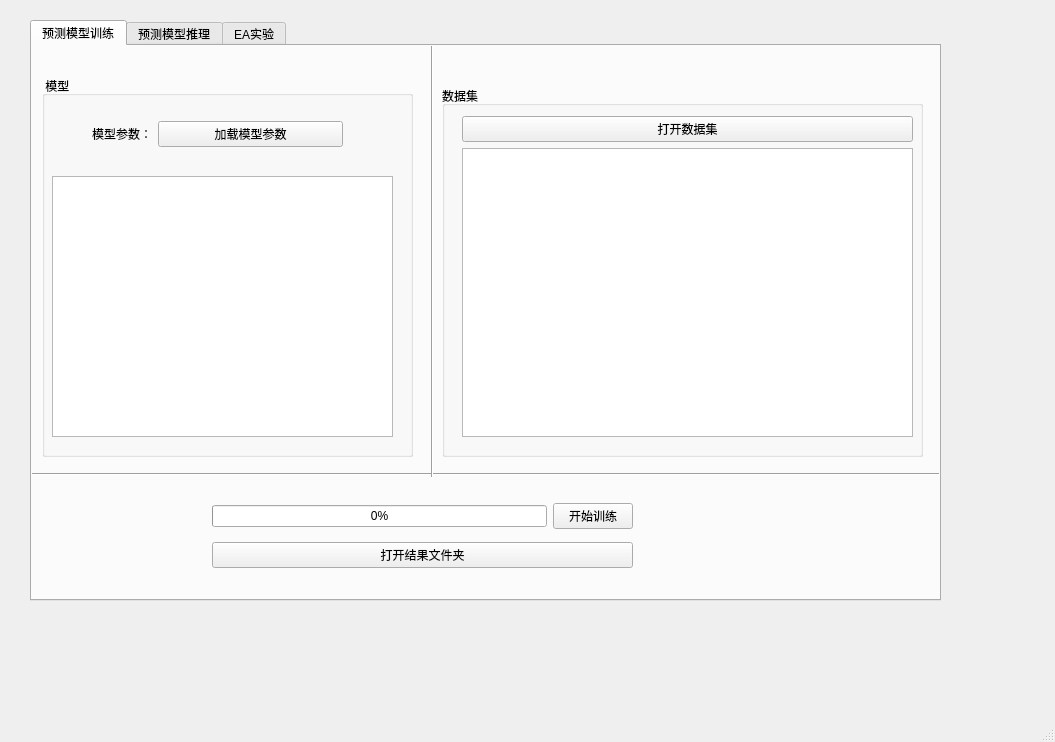
<?xml version="1.0" encoding="UTF-8"?>
<ui version="4.0">
 <class>MainWindow</class>
 <widget class="QMainWindow" name="MainWindow">
  <property name="geometry">
   <rect>
    <x>0</x>
    <y>0</y>
    <width>1055</width>
    <height>742</height>
   </rect>
  </property>
  <property name="windowTitle">
   <string>综合实验平台</string>
  </property>
  <widget class="QWidget" name="centralwidget">
   <widget class="QTabWidget" name="tab">
    <property name="geometry">
     <rect>
      <x>30</x>
      <y>20</y>
      <width>911</width>
      <height>581</height>
     </rect>
    </property>
    <property name="sizePolicy">
     <sizepolicy hsizetype="Fixed" vsizetype="Expanding">
      <horstretch>0</horstretch>
      <verstretch>0</verstretch>
     </sizepolicy>
    </property>
    <property name="currentIndex">
     <number>0</number>
    </property>
    <widget class="QWidget" name="prediction_train">
     <attribute name="title">
      <string>预测模型训练</string>
     </attribute>
     <widget class="QGroupBox" name="groupBox">
      <property name="geometry">
       <rect>
        <x>10</x>
        <y>30</y>
        <width>371</width>
        <height>381</height>
       </rect>
      </property>
      <property name="title">
       <string> 模型</string>
      </property>
      <widget class="QTableView" name="config_table">
       <property name="geometry">
        <rect>
         <x>10</x>
         <y>100</y>
         <width>341</width>
         <height>261</height>
        </rect>
       </property>
       <property name="sizePolicy">
        <sizepolicy hsizetype="MinimumExpanding" vsizetype="Expanding">
         <horstretch>0</horstretch>
         <verstretch>0</verstretch>
        </sizepolicy>
       </property>
       <property name="alternatingRowColors">
        <bool>true</bool>
       </property>
       <attribute name="horizontalHeaderStretchLastSection">
        <bool>true</bool>
       </attribute>
      </widget>
      <widget class="QWidget" name="layoutWidget">
       <property name="geometry">
        <rect>
         <x>50</x>
         <y>20</y>
         <width>251</width>
         <height>76</height>
        </rect>
       </property>
       <layout class="QGridLayout" name="gridLayout">
        <item row="0" column="0">
         <widget class="QLabel" name="conf_hint">
          <property name="sizePolicy">
           <sizepolicy hsizetype="Maximum" vsizetype="Preferred">
            <horstretch>0</horstretch>
            <verstretch>0</verstretch>
           </sizepolicy>
          </property>
          <property name="text">
           <string>模型参数：</string>
          </property>
         </widget>
        </item>
        <item row="0" column="1">
         <widget class="QPushButton" name="prediction_config_btn">
          <property name="text">
           <string>加载模型参数</string>
          </property>
         </widget>
        </item>
       </layout>
      </widget>
     </widget>
     <widget class="QGroupBox" name="groupBox_2">
      <property name="geometry">
       <rect>
        <x>410</x>
        <y>40</y>
        <width>481</width>
        <height>371</height>
       </rect>
      </property>
      <property name="title">
       <string>数据集</string>
      </property>
      <widget class="QWidget" name="layoutWidget">
       <property name="geometry">
        <rect>
         <x>20</x>
         <y>30</y>
         <width>451</width>
         <height>321</height>
        </rect>
       </property>
       <layout class="QVBoxLayout" name="verticalLayout">
        <item>
         <widget class="QPushButton" name="open_dataset_btn">
          <property name="text">
           <string>打开数据集</string>
          </property>
         </widget>
        </item>
        <item>
         <widget class="QTableView" name="dataset_table">
          <property name="gridStyle">
           <enum>Qt::SolidLine</enum>
          </property>
          <attribute name="horizontalHeaderStretchLastSection">
           <bool>true</bool>
          </attribute>
          <attribute name="verticalHeaderMinimumSectionSize">
           <number>28</number>
          </attribute>
         </widget>
        </item>
       </layout>
      </widget>
     </widget>
     <widget class="Line" name="line">
      <property name="geometry">
       <rect>
        <x>-20</x>
        <y>420</y>
        <width>931</width>
        <height>16</height>
       </rect>
      </property>
      <property name="orientation">
       <enum>Qt::Horizontal</enum>
      </property>
     </widget>
     <widget class="Line" name="line_2">
      <property name="geometry">
       <rect>
        <x>390</x>
        <y>-10</y>
        <width>20</width>
        <height>441</height>
       </rect>
      </property>
      <property name="orientation">
       <enum>Qt::Vertical</enum>
      </property>
     </widget>
     <widget class="QWidget" name="layoutWidget">
      <property name="geometry">
       <rect>
        <x>180</x>
        <y>450</y>
        <width>421</width>
        <height>81</height>
       </rect>
      </property>
      <layout class="QGridLayout" name="gridLayout_2">
       <item row="0" column="0">
        <widget class="QProgressBar" name="progressBar">
         <property name="value">
          <number>0</number>
         </property>
        </widget>
       </item>
       <item row="0" column="1">
        <widget class="QPushButton" name="train_btn">
         <property name="text">
          <string>开始训练</string>
         </property>
        </widget>
       </item>
       <item row="1" column="0" colspan="2">
        <widget class="QPushButton" name="open_result_btn">
         <property name="text">
          <string>打开结果文件夹</string>
         </property>
        </widget>
       </item>
      </layout>
     </widget>
    </widget>
    <widget class="QWidget" name="prediction_infer">
     <attribute name="title">
      <string>预测模型推理</string>
     </attribute>
     <widget class="QPushButton" name="open_model_btn">
      <property name="geometry">
       <rect>
        <x>180</x>
        <y>130</y>
        <width>159</width>
        <height>23</height>
       </rect>
      </property>
      <property name="text">
       <string>加载模型</string>
      </property>
     </widget>
    </widget>
    <widget class="QWidget" name="EA_train">
     <attribute name="title">
      <string>EA实验</string>
     </attribute>
    </widget>
   </widget>
  </widget>
  <widget class="QMenuBar" name="menubar">
   <property name="geometry">
    <rect>
     <x>0</x>
     <y>0</y>
     <width>1055</width>
     <height>22</height>
    </rect>
   </property>
  </widget>
  <widget class="QStatusBar" name="statusbar"/>
 </widget>
 <resources/>
 <connections/>
 <slots>
  <slot>slot1()</slot>
 </slots>
</ui>
